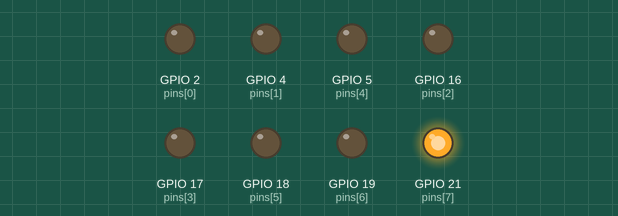
This program was run on a simulated ESP32 board running MicroPython. On the bench: output pins drawn as LEDs (lit = HIGH). Random numbers come from a fixed seed.

Above: at 0.55 s.
At 4.7 s:
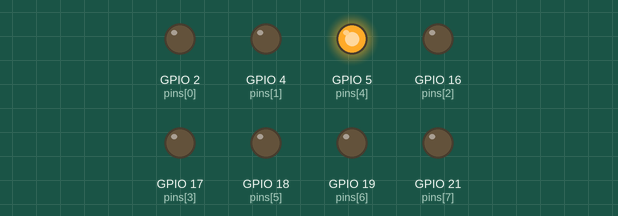
At 7.8 s:
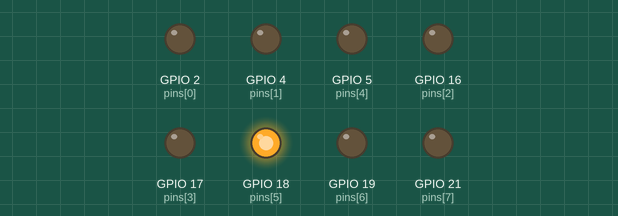
At 17.1 s:
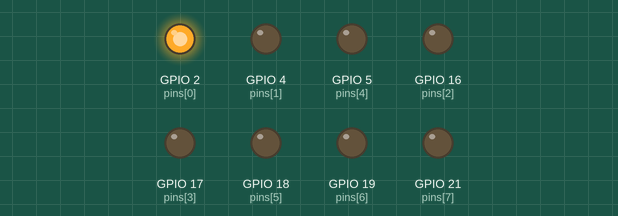
At 25.41 s:
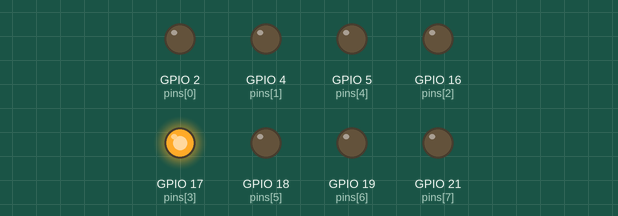
At 33.61 s:
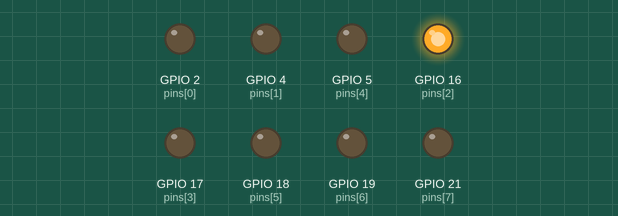
Timing chart, 0 to 40.0 s (numbered marks = the images above):
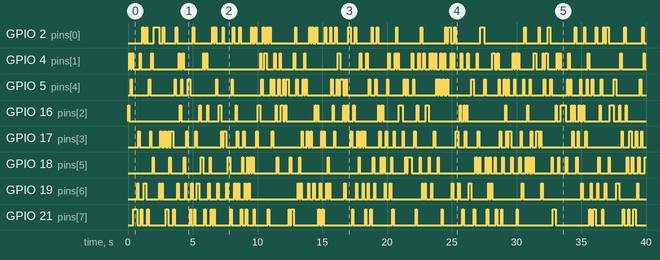

The program:

random-pin.py
```python
import time
import machine
import random

pin_numbers = [2, 4, 16, 17, 5, 18, 19, 21] # Or any pin you like
pins = [machine.Pin(pin, machine.Pin.OUT) for pin in pin_numbers]

while True:
    x = random.choice(pins)
    pinx = x
    pinx.on()
    time.sleep(0.1)
    pinx.off()
```

Measured:
- by itself, GPIO 2 (pins[0]): LOW → HIGH at 1.1 s, → LOW 0.10 s later, → HIGH 0.20 s later, → LOW 0.10 s later, … (86 changes in this stretch)
- by itself, GPIO 4 (pins[1]): LOW → HIGH at 0.10 s, → LOW 0.10 s later, → HIGH 0.10 s later, → LOW 0.10 s later, … (94 changes in this stretch)
- by itself, GPIO 5 (pins[4]): LOW → HIGH at 0.20 s, → LOW 0.10 s later, → HIGH 1.3 s later, → LOW 0.10 s later, … (96 changes in this stretch)
- by itself, GPIO 16 (pins[2]): LOW → HIGH at 0.00 s, → LOW 0.10 s later, → HIGH 3.9 s later, → LOW 0.10 s later, … (72 changes in this stretch)
- by itself, GPIO 17 (pins[3]): LOW → HIGH at 0.80 s, → LOW 0.10 s later, → HIGH 0.80 s later, → LOW 0.10 s later, … (94 changes in this stretch)
- by itself, GPIO 18 (pins[5]): LOW → HIGH at 1.9 s, → LOW 0.10 s later, → HIGH 1.2 s later, → LOW 0.10 s later, … (89 changes in this stretch)
- by itself, GPIO 19 (pins[6]): LOW → HIGH at 0.70 s, → LOW 0.10 s later, → HIGH 0.40 s later, → LOW 0.20 s later, … (90 changes in this stretch)
- by itself, GPIO 21 (pins[7]): LOW → HIGH at 0.40 s, → LOW 0.30 s later, → HIGH 0.30 s later, → LOW 0.10 s later, … (76 changes in this stretch)
